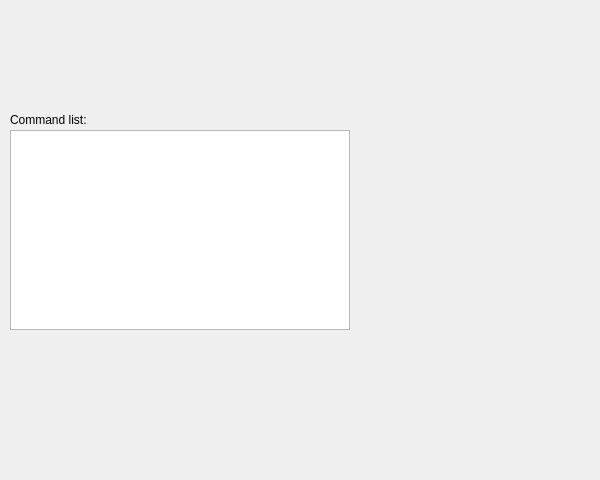
<ui version="4.0">
  <author>Sergey Linev</author>
  <comment></comment>
  <exportmacro></exportmacro>
  <class>QFitMinuitWidget</class>
  <widget class="QWidget">
    <property name="geometry" >
      <rect>
        <x>0</x>
        <y>0</y>
        <width>600</width>
        <height>480</height>
      </rect>
    </property>
    <property name="windowTitle" >
      <string>QFitMinuitWidget</string>
    </property>
    <widget class="QLabel" name="TextLabel10" >
      <property name="geometry" >
        <rect>
          <x>10</x>
          <y>110</y>
          <width>120</width>
          <height>20</height>
        </rect>
      </property>
      <property name="text" >
        <string>Command list:</string>
      </property>
      <property name="wordWrap" >
        <bool>false</bool>
      </property>
    </widget>
    <widget class="QTextEdit" name="CommandsEdit" >
      <property name="geometry">
        <rect>
          <x>10</x>
          <y>130</y>
          <width>340</width>
          <height>200</height>
        </rect>
      </property>
    </widget>
  </widget>
  <layoutdefault spacing="6" margin="11" />
</ui>
